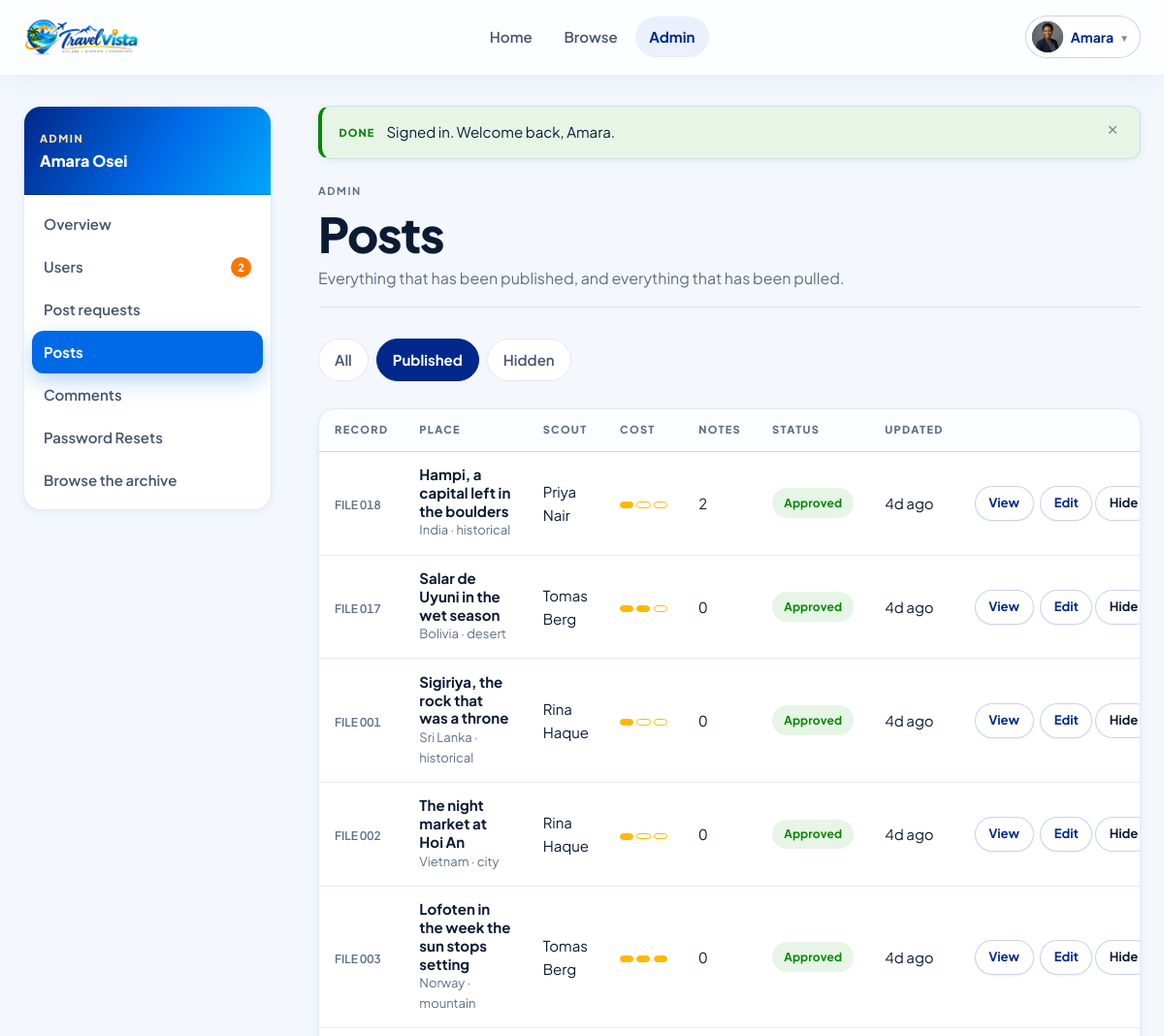
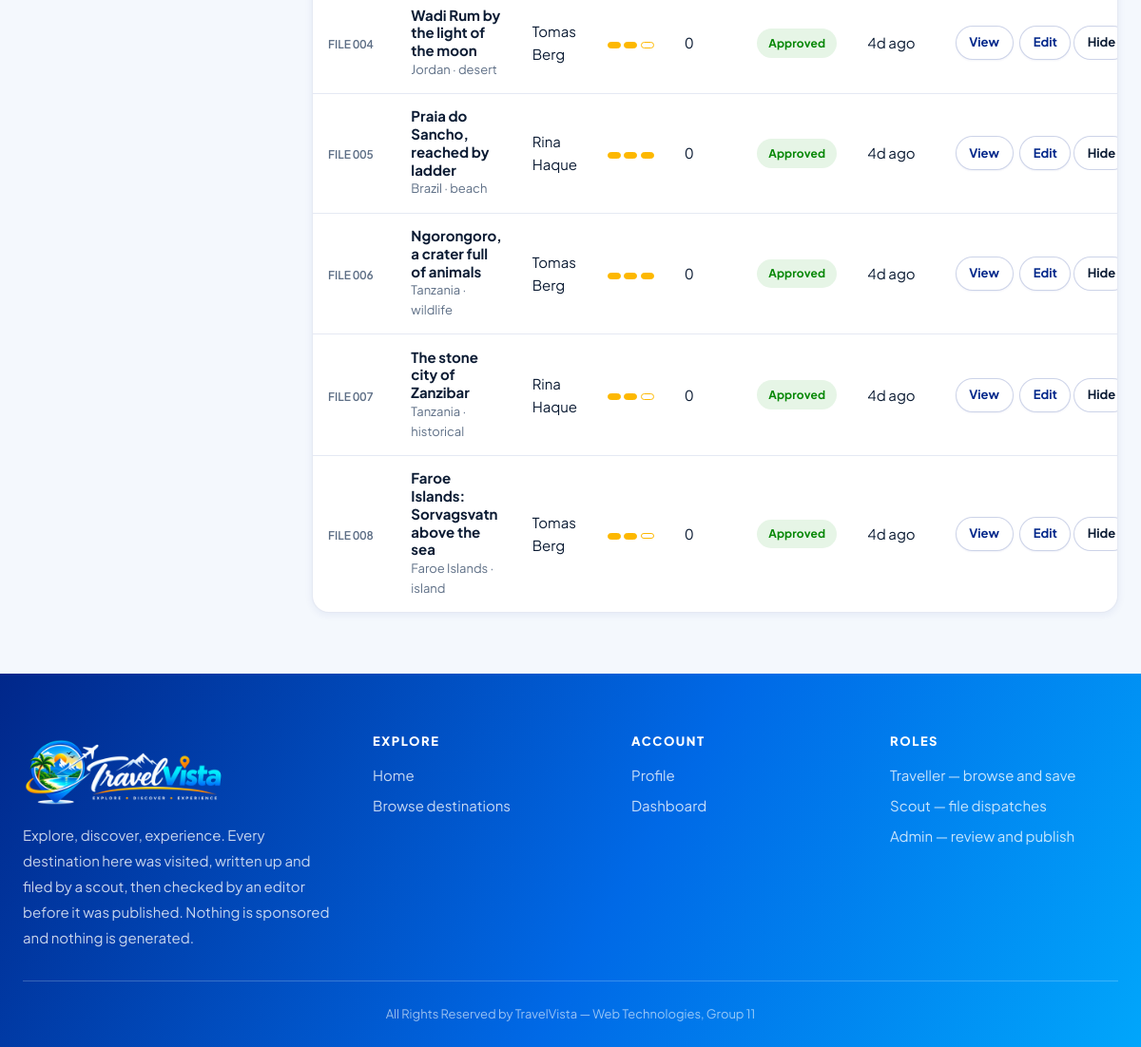
Page /?page=admin/posts (signed in) on the committed database (2 pictures, top to bottom).
### tables this page shows
CREATE TABLE `users` (
  `id` int(10) unsigned NOT NULL AUTO_INCREMENT,
  `name` varchar(100) NOT NULL,
  `email` varchar(150) NOT NULL,
  `password_hash` varchar(255) NOT NULL,
  `role` enum('admin','scout','user') NOT NULL DEFAULT 'user',
  `is_verified` tinyint(1) NOT NULL DEFAULT 0,
  `profile_picture` varchar(255) DEFAULT NULL,
  `remember_token` varchar(255) DEFAULT NULL,
  `created_at` datetime NOT NULL DEFAULT current_timestamp(),
  PRIMARY KEY (`id`),
  UNIQUE KEY `uq_users_email` (`email`),
  KEY `idx_users_role` (`role`)
);

CREATE TABLE `posts` (
  `id` int(10) unsigned NOT NULL AUTO_INCREMENT,
  `scout_id` int(10) unsigned DEFAULT NULL,
  `title` varchar(180) NOT NULL,
  `short_history` text NOT NULL,
  `country` varchar(90) NOT NULL,
  `country_representation` text DEFAULT NULL,
  `genre` varchar(40) NOT NULL,
  `cost_level` enum('low','medium','high') NOT NULL DEFAULT 'medium',
  `travel_medium_info` varchar(255) NOT NULL,
  `image` varchar(255) DEFAULT NULL,
  `status` enum('pending','approved','rejected','hidden') NOT NULL DEFAULT 'approved',
  `created_at` datetime NOT NULL DEFAULT current_timestamp(),
  `updated_at` datetime NOT NULL DEFAULT current_timestamp() ON UPDATE current_timestamp(),
  PRIMARY KEY (`id`),
  KEY `idx_posts_scout` (`scout_id`),
  KEY `idx_posts_status` (`status`),
  KEY `idx_posts_country` (`country`),
  KEY `idx_posts_genre` (`genre`),
  KEY `idx_posts_cost` (`cost_level`),
  CONSTRAINT `fk_posts_scout` FOREIGN KEY (`scout_id`) REFERENCES `users` (`id`) ON DELETE CASCADE ON UPDATE CASCADE
);

### app/Views/admin/posts.php (the view, shortened to what the rows shown need)
<div class="wrap shell">
    <?php require APP_ROOT . '/app/Views/layouts/sidenav_admin.php'; ?>
    <div class="shell__main">
        <?php require APP_ROOT . '/app/Views/layouts/flash.php'; ?>
        <div class="page-head">
            <div>
                <span class="eyebrow">Admin</span>
                <h1>Posts</h1>
                <p>Everything that has been published, and everything that has been pulled.</p>
            </div>
        </div>
        <nav class="tabs" aria-label="Filter by status">
            <?php foreach ($tabs as $value => $label): ?>
                <a class="<?= $status === $value ? 'is-active' : '' ?>"
                   href="<?= e(url('?page=admin/posts' . ($value ? '&status=' . $value : ''))) ?>">
                    <?= e($label) ?>
                </a>
            <?php endforeach; ?>
        </nav>
        <div class="panel">
            <?php if ($posts): ?>
                <div class="panel__body panel__body--flush table-scroll">
                    <table class="table">
                        <thead>
                            <tr>
                                <th>Record</th>
                                <th>Place</th>
                                <th>Scout</th>
                                <th>Cost</th>
                                <th>Notes</th>
                                <th>Status</th>
                                <th>Updated</th>
                                <th class="cell-actions">Actions</th>
                            </tr>
                        </thead>
                        <tbody>
                            <?php foreach ($posts as $post): ?>
                                <tr>
                                    <td class="cell-tight">
                                        <span class="filenum"><?= e(file_number((int) $post['id'])) ?></span>
                                    </td>
                                    <td>
                                        <div class="cell-person__name"><?= e($post['title']) ?></div>
                                        <div class="cell-person__meta">
                                            <?= e($post['country']) ?> &middot; <?= e($post['genre']) ?>
                                        </div>
                                    </td>
                                    <td><?= e(isset($post['scout_name']) ? $post['scout_name'] : 'Removed account') ?></td>
                                    <td class="cell-tight"><?= meter_html($post['cost_level']) ?></td>
                                    <td class="cell-tight data"><?= (int) $post['comment_count'] ?></td>
                                    <td class="cell-tight">
                                        <span class="tag tag--<?= e($post['status']) ?>"><?= e($post['status']) ?></span>
                                    </td>
                                    <td class="cell-tight"><?= e(time_ago($post['updated_at'])) ?></td>
                                    <td class="cell-actions">
                                        <?php if ($post['status'] === 'approved'): ?>
                                            <a class="btn btn--sm btn--ghost"
                                               href="<?= e(url('?page=post&id=' . (int) $post['id'])) ?>">View</a>
                                        <?php endif; ?>
                                        <a class="btn btn--sm btn--ghost"
                                           href="<?= e(url('?page=admin/post_edit&id=' . (int) $post['id'])) ?>">Edit</a>
                                        <?php if ($post['status'] === 'approved'): ?>
                                            <form method="post" class="form-inline"
                                                  action="<?= e(url('?page=admin/post_update')) ?>"
                                                  data-confirm="Hide &quot;<?= e($post['title']) ?>&quot;? It will be removed from Browse but not deleted.">
                                                <button class="btn btn--sm btn--warning" type="submit">Hide</button>
                                            </form>
                                        <?php endif; ?>
                                    </td>
                                </tr>
                            <?php endforeach; ?>
                        </tbody>
                    </table>
                </div>
            <?php endif; ?>
        </div>
    </div>
</div>

### app/Views/layouts/header.php (shortened to what the rows shown need)
<?php
$title      = isset($pageTitle) ? $pageTitle : APP_NAME;
$user       = current_user();
$role       = user_role();
$verified   = $user ? (bool) $user['is_verified'] : false;
?>
<!DOCTYPE html>
<html lang="en">
<head>
    <link rel="stylesheet" href="<?= e(asset('css/global.css')) ?>">
</head>
<body class="page-<?= e(str_replace(' ', '-', strtolower($title))) ?>">
<header class="topbar" id="topbar">
    <div class="topbar__inner wrap">
        <a class="brand" href="<?= e(url('?page=home')) ?>" aria-label="<?= e(APP_NAME) ?> home">
            <img class="brand__logo" src="<?= e(asset('images/brand/logo.png')) ?>" alt="<?= e(APP_NAME) ?>">
        </a>
        <nav class="topbar__nav" id="topbarNav" aria-label="Main">
            <a class="topbar__link <?= nav_active('?page=home') ? 'is-active' : '' ?>"
               href="<?= e(url('?page=home')) ?>">Home</a>
            <?php if ($verified): ?>
                <a class="topbar__link <?= nav_active('?page=browse') || nav_active('?page=post') ? 'is-active' : '' ?>"
                   href="<?= e(url('?page=browse')) ?>">Browse</a>
            <?php endif; ?>
            <?php if ($role === 'admin' && $verified): ?>
                <a class="topbar__link <?= str_starts_with(isset($_GET['page']) ? $_GET['page'] : '', 'admin/') ? 'is-active' : '' ?>"
                   href="<?= e(url('?page=admin/dashboard')) ?>">Admin</a>
            <?php endif; ?>
            <div class="topbar__actions">
                <?php if ($user === null): ?>
                    <a class="btn btn--ghost btn--sm" href="<?= e(url('?page=login')) ?>">Sign in</a>
                    <a class="btn btn--primary btn--sm" href="<?= e(url('?page=register')) ?>">Create account</a>
                <?php else: ?>
                    <div class="usermenu" id="userMenu">
                        <button class="usermenu__trigger" type="button" id="userMenuBtn"
                                aria-expanded="false" aria-haspopup="true">
                            <?php $avatar = avatar_url($user['profile_picture']); ?>
                            <?php if ($avatar): ?>
                                <img class="avatar" src="<?= e($avatar) ?>" alt="">
                            <?php else: ?>
                                <span class="avatar" aria-hidden="true"><?= e(initial($user['name'])) ?></span>
                            <?php endif; ?>
                            <span><?= e(strtok($user['name'], ' ')) ?></span>
                            <span class="usermenu__caret" aria-hidden="true">&#9662;</span>
                        </button>
                    </div>
                <?php endif; ?>
            </div>
        </nav>
    </div>
</header>
<main id="main">

### app/Views/layouts/sidenav_admin.php (shortened to what the rows shown need)
<?php
$navUserCounts    = User::counts();
?>
<aside class="sidenav">
    <div class="sidenav__head">
        <div class="sidenav__role">Admin</div>
        <div class="sidenav__name"><?= e($user['name']) ?></div>
    </div>
    <nav class="sidenav__list" aria-label="Admin">
        <a class="sidenav__link <?= nav_active('?page=admin/dashboard') ? 'is-active' : '' ?>"
           href="<?= e(url('?page=admin/dashboard')) ?>">Overview</a>
        <a class="sidenav__link <?= nav_active('?page=admin/users') ? 'is-active' : '' ?>"
           href="<?= e(url('?page=admin/users')) ?>">
            Users
            <?php if ($navUserCounts['unverified'] > 0): ?>
                <span class="sidenav__badge sidenav__badge--alert"><?= (int) $navUserCounts['unverified'] ?></span>
            <?php endif; ?>
        </a>
        <a class="sidenav__link <?= nav_active('?page=admin/requests') || nav_active('?page=admin/review') ? 'is-active' : '' ?>"
           href="<?= e(url('?page=admin/requests')) ?>">
            Post requests
        </a>
        <a class="sidenav__link <?= nav_active('?page=admin/posts') || nav_active('?page=admin/post_edit') ? 'is-active' : '' ?>"
           href="<?= e(url('?page=admin/posts')) ?>">Posts</a>
        <a class="sidenav__link <?= nav_active('?page=admin/comments') ? 'is-active' : '' ?>"
           href="<?= e(url('?page=admin/comments')) ?>">Comments</a>
        <a class="sidenav__link <?= nav_active('?page=admin/resets') ? 'is-active' : '' ?>"
           href="<?= e(url('?page=admin/resets')) ?>">
            Password Resets
        </a>
        <a class="sidenav__link" href="<?= e(url('?page=browse')) ?>">Browse the archive</a>
    </nav>
</aside>

### core/Helpers.php (shortened to what the rows shown need)
<?php
function e($value): string
{
    return htmlspecialchars((string) $value, ENT_QUOTES | ENT_SUBSTITUTE, 'UTF-8');
}
function url(string $path = ''): string
{
    return BASE_URL . '/' . ltrim($path, '/');
}
function asset(string $path): string
{
    $publicPath = 'public/' . ltrim($path, '/');
    $file = APP_ROOT . '/' . $publicPath;
    $stamp = is_file($file) ? filemtime($file) : 1;
    return url($publicPath) . '?v=' . $stamp;
}
function nav_active(string $needle): bool
{
    $page = isset($_GET['page']) ? (string)$_GET['page'] : 'home';
    return str_ends_with('?page=' . $page, $needle);
}
function avatar_url(?string $picture): ?string
{
    if ($picture && is_file(UPLOAD_DIR . '/avatars/' . $picture)) {
        return url('public/uploads/avatars/' . rawurlencode($picture));
    }
    return null;
}
function time_ago(string $datetime): string
{
    $time = strtotime($datetime);
    $diff = time() - $time;
    if ($diff < 604800) return floor($diff / 86400) . 'd ago';
    return date('M j, Y', $time);
}
function meter_html(string $level): string
{
    $levels = ['low' => 1, 'medium' => 2, 'high' => 3];
    $active = isset($levels[$level]) ? $levels[$level] : 0;
    $html = '<span class="meter" aria-label="Cost: ' . e(ucfirst($level)) . '">';
    for ($i = 1; $i <= 3; $i++) {
        $class = $i <= $active ? 'meter__seg is-on' : 'meter__seg';
        $html .= '<span class="' . $class . '"></span>';
    }
    $html .= '</span>';
    return $html;
}
function file_number(int $id, string $prefix = 'FILE'): string
{
    return $prefix . ' ' . str_pad((string)$id, 3, '0', STR_PAD_LEFT);
}

### rows in the picture
users: profile_picture (picture), name "Amara", name "Amara Osei"
posts: id "FILE 018", title "Hampi, a capital left in the boulders", country "India", genre "historical", scout.name "Priya Nair", comment_count "2", status "Approved", updated_at "4d ago"
posts: id "FILE 017", title "Salar de Uyuni in the wet season", country "Bolivia", genre "desert", scout.name "Tomas Berg", comment_count "0", status "Approved", updated_at "4d ago"
posts: id "FILE 001", title "Sigiriya, the rock that was a throne", country "Sri Lanka", genre "historical", scout.name "Rina Haque", comment_count "0", status "Approved", updated_at "4d ago"
posts: id "FILE 002", title "The night market at Hoi An", country "Vietnam", genre "city", scout.name "Rina Haque", comment_count "0", status "Approved", updated_at "4d ago"
posts: id "FILE 003", title "Lofoten in the week the sun stops setting", country "Norway", genre "mountain", scout.name "Tomas Berg", comment_count "0", status "Approved", updated_at "4d ago"
posts: id "FILE 004", title "Wadi Rum by the light of the moon", country "Jordan", genre "desert", scout.name "Tomas Berg", comment_count "0", status "Approved", updated_at "4d ago"
posts: id "FILE 005", title "Praia do Sancho, reached by ladder", country "Brazil", genre "beach", scout.name "Rina Haque", comment_count "0", status "Approved", updated_at "4d ago"
posts: id "FILE 006", title "Ngorongoro, a crater full of animals", country "Tanzania", genre "wildlife", scout.name "Tomas Berg", comment_count "0", status "Approved", updated_at "4d ago"
posts: id "FILE 007", title "The stone city of Zanzibar", country "Tanzania", genre "historical", scout.name "Rina Haque", comment_count "0", status "Approved", updated_at "4d ago"
posts: id "FILE 008", title "Faroe Islands: Sorvagsvatn above the sea", country "Faroe Islands", genre "island", scout.name "Tomas Berg", comment_count "0", status "Approved", updated_at "4d ago"

### other values in the picture
$navUserCounts['unverified'] "2"
$marks[$type] "DONE"
$item['message'] "Signed in. Welcome back, Amara."
$label "All"
$label "Published"
$label "Hidden"
APP_NAME "TravelVista"
